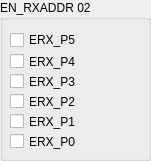
   <widget class="QGroupBox" name="groupBox_5">
    <property name="geometry">
     <rect>
      <x>0</x>
      <y>530</y>
      <width>151</width>
      <height>161</height>
     </rect>
    </property>
    <property name="title">
     <string>EN_RXADDR 02</string>
    </property>
    <widget class="QCheckBox" name="cbERX_P5">
     <property name="geometry">
      <rect>
       <x>10</x>
       <y>30</y>
       <width>111</width>
       <height>20</height>
      </rect>
     </property>
     <property name="toolTip">
      <string>02:5</string>
     </property>
     <property name="text">
      <string>ERX_P5</string>
     </property>
    </widget>
    <widget class="QCheckBox" name="cbERX_P4">
     <property name="geometry">
      <rect>
       <x>10</x>
       <y>50</y>
       <width>111</width>
       <height>23</height>
      </rect>
     </property>
     <property name="toolTip">
      <string>02:4</string>
     </property>
     <property name="text">
      <string>ERX_P4</string>
     </property>
    </widget>
    <widget class="QCheckBox" name="cbERX_P3">
     <property name="geometry">
      <rect>
       <x>10</x>
       <y>70</y>
       <width>111</width>
       <height>23</height>
      </rect>
     </property>
     <property name="toolTip">
      <string>02:3</string>
     </property>
     <property name="text">
      <string>ERX_P3</string>
     </property>
    </widget>
    <widget class="QCheckBox" name="cbERX_P2">
     <property name="geometry">
      <rect>
       <x>10</x>
       <y>90</y>
       <width>111</width>
       <height>23</height>
      </rect>
     </property>
     <property name="toolTip">
      <string>02:2</string>
     </property>
     <property name="text">
      <string>ERX_P2</string>
     </property>
    </widget>
    <widget class="QCheckBox" name="cbERX_P1">
     <property name="geometry">
      <rect>
       <x>10</x>
       <y>110</y>
       <width>111</width>
       <height>23</height>
      </rect>
     </property>
     <property name="toolTip">
      <string>02:1</string>
     </property>
     <property name="text">
      <string>ERX_P1</string>
     </property>
    </widget>
    <widget class="QCheckBox" name="cbERX_P0">
     <property name="geometry">
      <rect>
       <x>10</x>
       <y>130</y>
       <width>111</width>
       <height>23</height>
      </rect>
     </property>
     <property name="toolTip">
      <string>02:0</string>
     </property>
     <property name="text">
      <string>ERX_P0</string>
     </property>
    </widget>
   </widget>
